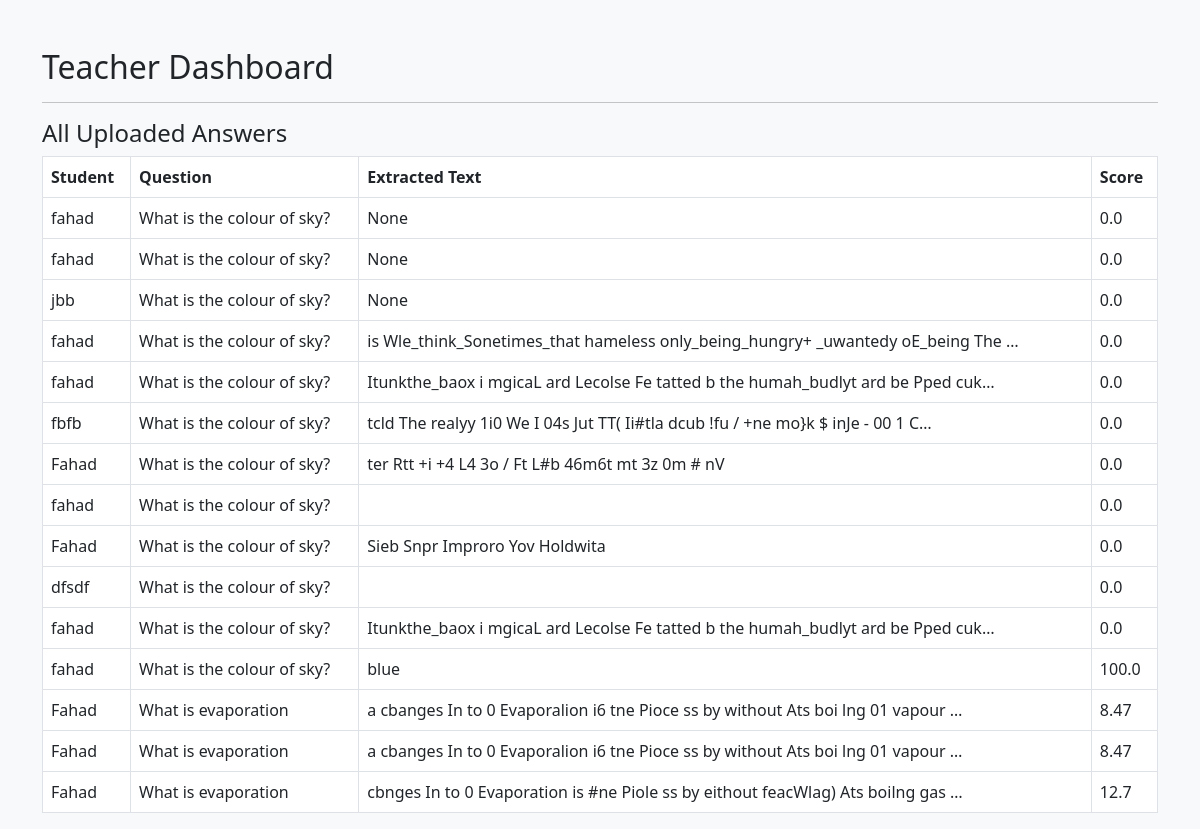
/dashboard/, run on the app's committed database.
### core/models.py (models this page shows, shortened)
class StudentAnswer(models.Model):
    question = models.ForeignKey(Question, on_delete=models.CASCADE)
    student_name = models.CharField(max_length=100)
    answer_image = models.ImageField(upload_to='answer_sheets/')
    extracted_text = models.TextField(blank=True,null=True)
    uploaded_at = models.DateTimeField(auto_now_add=True)
    score = models.FloatField(default=0.0)

class Question(models.Model):
    teacher = models.ForeignKey(Teacher, on_delete=models.CASCADE)
    text = models.TextField()
    ideal_answer = models.TextField(default="")

### core/views.py (the view)
# urls.py: path('dashboard/', views.dashboard, name='dashboard'),
def dashboard(request):
    questions = Question.objects.all()
    answers = StudentAnswer.objects.all()
    return render(request, 'dashboard.html', {'questions': questions, 'answers': answers})

### core/templates/dashboard.html
{% extends 'base.html' %}
{% block content %}
  <h2>Teacher Dashboard</h2>
  <hr>
  <h4>All Uploaded Answers</h4>
  <table class="table table-bordered">
    <thead><tr>
      <th>Student</th><th>Question</th><th>Extracted Text</th><th>Score</th>
    </tr></thead>
    <tbody>
      {% for ans in answers %}
        <tr>
          <td>{{ ans.student_name }}</td>
          <td>{{ ans.question.text|truncatechars:50 }}</td>
          <td>{{ ans.extracted_text|truncatechars:80 }}</td>
          <td>{{ ans.score }}</td>
        </tr>
      {% endfor %}
    </tbody>
  </table>
{% endblock %}

### data on the page
StudentAnswer: student_name "fahad", question.text "What is the colour of sky?", extracted_text "None", score "0.0"
StudentAnswer: student_name "fahad", question.text "What is the colour of sky?", extracted_text "None", score "0.0"
StudentAnswer: student_name "jbb", question.text "What is the colour of sky?", extracted_text "None", score "0.0"
StudentAnswer: student_name "fahad", question.text "What is the colour of sky?", extracted_text "is Wle_think_Sonetimes_that hameless only_being_hungry+ _uwantedy oE_being The …", score "0.0"
StudentAnswer: student_name "fahad", question.text "What is the colour of sky?", extracted_text "Itunkthe_baox i mgicaL ard Lecolse Fe tatted b the humah_budlyt ard be Pped cuk…", score "0.0"
StudentAnswer: student_name "fbfb", question.text "What is the colour of sky?", extracted_text "tcld The realyy 1i0 We I 04s Jut TT( Ii#tla dcub !fu / +ne mo}k $ inJe - 00 1 C…", score "0.0"
StudentAnswer: student_name "Fahad", question.text "What is the colour of sky?", extracted_text "ter Rtt +i +4 L4 3o / Ft L#b 46m6t mt 3z 0m # nV", score "0.0"
StudentAnswer: student_name "fahad", question.text "What is the colour of sky?", score "0.0"
StudentAnswer: student_name "Fahad", question.text "What is the colour of sky?", extracted_text "Sieb Snpr Improro Yov Holdwita", score "0.0"
StudentAnswer: student_name "dfsdf", question.text "What is the colour of sky?", score "0.0"
StudentAnswer: student_name "fahad", question.text "What is the colour of sky?", extracted_text "Itunkthe_baox i mgicaL ard Lecolse Fe tatted b the humah_budlyt ard be Pped cuk…", score "0.0"
StudentAnswer: student_name "fahad", question.text "What is the colour of sky?", extracted_text "blue", score "100.0"
StudentAnswer: student_name "Fahad", question.text "What is evaporation", extracted_text "a cbanges In to 0 Evaporalion i6 tne Pioce ss by without Ats boi lng 01 vapour …", score "8.47"
StudentAnswer: student_name "Fahad", question.text "What is evaporation", extracted_text "a cbanges In to 0 Evaporalion i6 tne Pioce ss by without Ats boi lng 01 vapour …", score "8.47"
StudentAnswer: student_name "Fahad", question.text "What is evaporation", extracted_text "cbnges In to 0 Evaporation is #ne Piole ss by eithout feacWlag) Ats boilng gas …", score "12.7"
